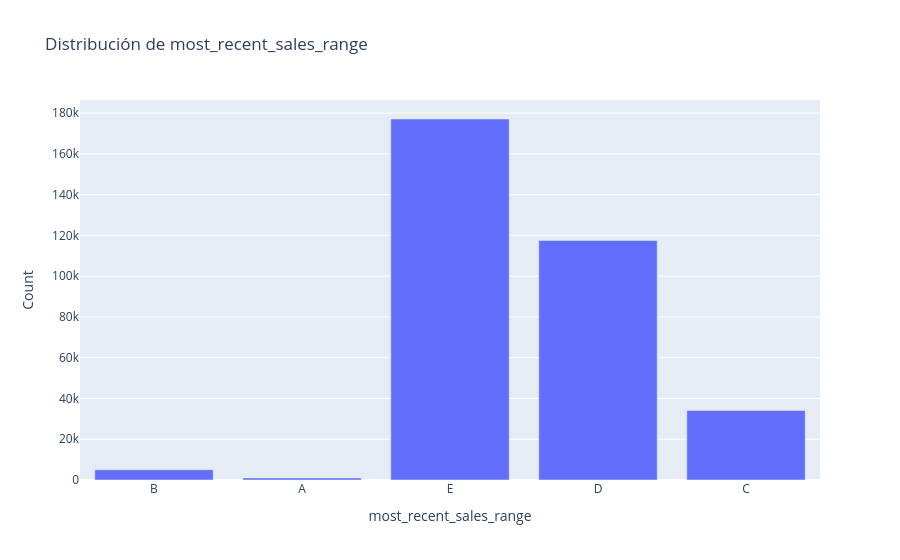

The notebook cell saved with this chart:
### Code cell
px.bar(
    vdf_1.to_pandas(),
    x="most_recent_sales_range",
    y="count",
    title="Distribución de most_recent_sales_range",
    labels={"most_recent_sales_range": "most_recent_sales_range", "count": "Count"},
).show()

### Figure 1 — Plotly figure (JSON) as saved in the notebook; plotly's stock layout.template omitted (floating-point values rounded to 4 significant figures)
{"data": [{"hovertemplate": "most_recent_sales_range=%{x}<br>Count=%{y}<extra></extra>", "legendgroup": "", "marker": {"color": "#636efa", "pattern": {"shape": ""}}, "name": "", "orientation": "v", "showlegend": false, "textposition": "auto", "type": "bar", "x": ["B", "A", "E", "D", "C"], "xaxis": "x", "y": [5037, 1005, 177104, 117475, 34075], "yaxis": "y"}], "layout": {"barmode": "relative", "legend": {"tracegroupgap": 0}, "title": {"text": "Distribución de most_recent_sales_range"}, "xaxis": {"anchor": "y", "domain": [0, 1], "title": {"text": "most_recent_sales_range"}}, "yaxis": {"anchor": "x", "domain": [0, 1], "title": {"text": "Count"}}}}
